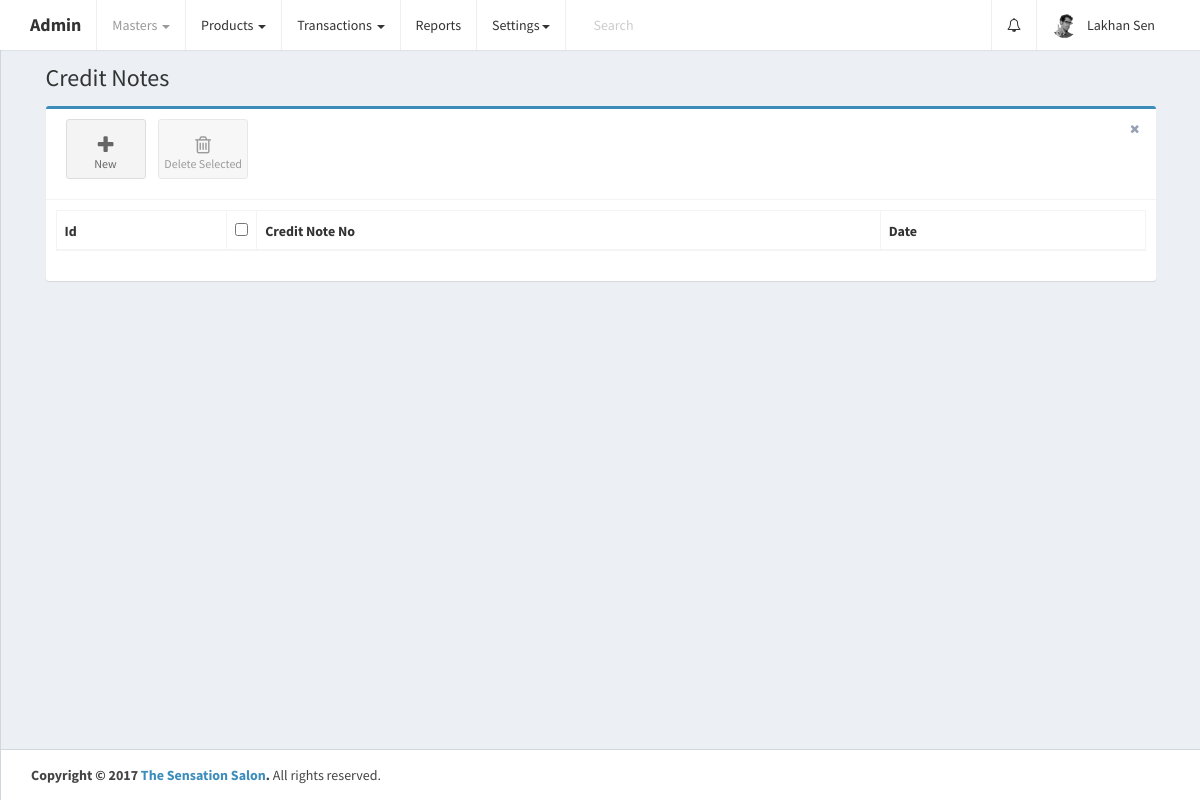
The page /home.php?controller=creditnotes&action=getall (signed in) on the database as committed earlier.
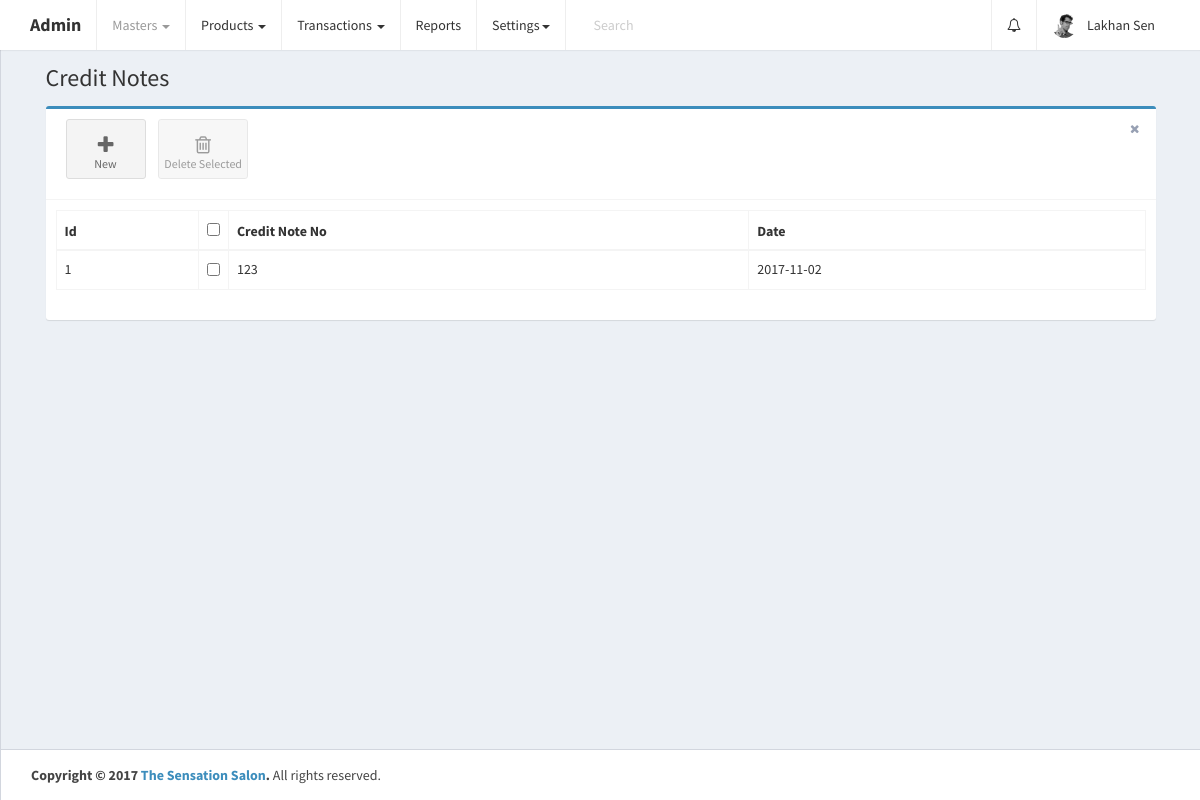
The same page on the database as committed later.
### tables this page shows
CREATE TABLE `credit_notes` (
  `id` int(11) UNSIGNED NOT NULL,
  `credit_note_no` varchar(255) DEFAULT NULL,
  `date` date DEFAULT NULL,
  `party_id` int(11) DEFAULT NULL,
  `sales_invoice_data` longtext,
  `narration` text,
  `total_amount` double DEFAULT NULL,
  `created_at` datetime NOT NULL DEFAULT CURRENT_TIMESTAMP,
  `updated_at` datetime NOT NULL DEFAULT CURRENT_TIMESTAMP ON UPDATE CURRENT_TIMESTAMP
);

### controllers/CreditNotesController.php (called while the page is built, shortened)
<?php
class CreditNotesController {
    public $creditnotesobj;
    public function __construct() {
        require_once 'models/CreditNotes.php';
        $this->creditnotesobj = new CreditNotes();
    }
    public function getall() {
        $credit_notes = $this->creditnotesobj->getAll();
        require_once APP_DIR . '/views/layout.php';
    }
}
?>

### home.php (called while the page is built, shortened)
<?php
require_once 'config/database.php';
require_once 'config/routes.php';
?>

### config/Database.php (called while the page is built)
<?php
class Database {
    public function connect() {
        $conn = new mysqli('localhost', 'root', '', 'thesensationbeautycentre');
        if ($conn->connect_error) {
            die("Connection failed: " . $conn->connect_error);
        } else {
            return $conn;
        }
    }
}
?>

### models/CreditNotes.php (called while the page is built, shortened)
<?php
class CreditNotes {
    public $conn;
    public function __construct() {
        $db = new Database();
        $this->conn = $db->connect();
    }
    public function getAll() {
        $credit_notes = $this->conn->query('SELECT * FROM credit_notes ORDER BY id DESC');
        return $credit_notes;
    }
}
?>

### views/credit_notes.php (the view, shortened to what this page needs)
<link rel="stylesheet" href="public/plugins/datatables/dataTables.bootstrap.css">
<div class="row">
    <div class="col-xs-12">
        <div class="box box-primary">
            <div class="box-header with-border">
                <a class="btn btn-app" href="?controller=creditnotes&action=add">
                    <i class="fa fa-plus"></i> New
                </a>
                <button class="btn btn-app" id="delete_selected">
                    <i class="fa fa-trash-o"></i> Delete Selected
                </button>
                <div class="box-tools pull-right">
                    <button type="button" class="btn btn-box-tool" data-widget="remove"><i class="fa fa-times"></i></button>
                </div>
            </div>
            <div class="box-body">
                <div class="table-responsive">
                    <table id="credit_notes_table" class="table table-bordered table-hover" role="grid" aria-describedby="credit_notes_table_info">
                        <thead>
                            <tr>
                                <th>Id</th>
                                <th data-orderable="false" width="20px">
                                    <input type="checkbox" class="select-all">
                                </th>
                                <th>Credit Note No</th>
                                <th>Date</th>
                            </tr>
                        </thead>
                        <?php
                        if (isset($credit_notes)) {
                            if ($credit_notes->num_rows > 0) {
                                ?>
                                <tbody>
                                    <?php
                                    while ($credit_note = $credit_notes->fetch_assoc()) {
                                        ?>
                                        <tr id="tr_<?php echo $credit_note['id']; ?>">
                                            <td><?php echo $credit_note['id']; ?></td>
                                            <td><input type="checkbox" name="select_credit_notes[]" data-id="<?php echo $credit_note['id']; ?>"></td>
                                            <td><?php echo $credit_note['credit_note_no']; ?></td>
                                            <td><?php echo $credit_note['date']; ?></td>
                                        </tr>
                                        <?php
                                    }
                                    ?>
                                </tbody>
                                <?php
                            }
                        }
                        ?>
                    </table>
                </div>
            </div>
        </div>
    </div>
</div>

Rows that differ between the two databases and show on the page:
added credit_notes: id "1", credit_note_no "123", date "2017-11-02"
